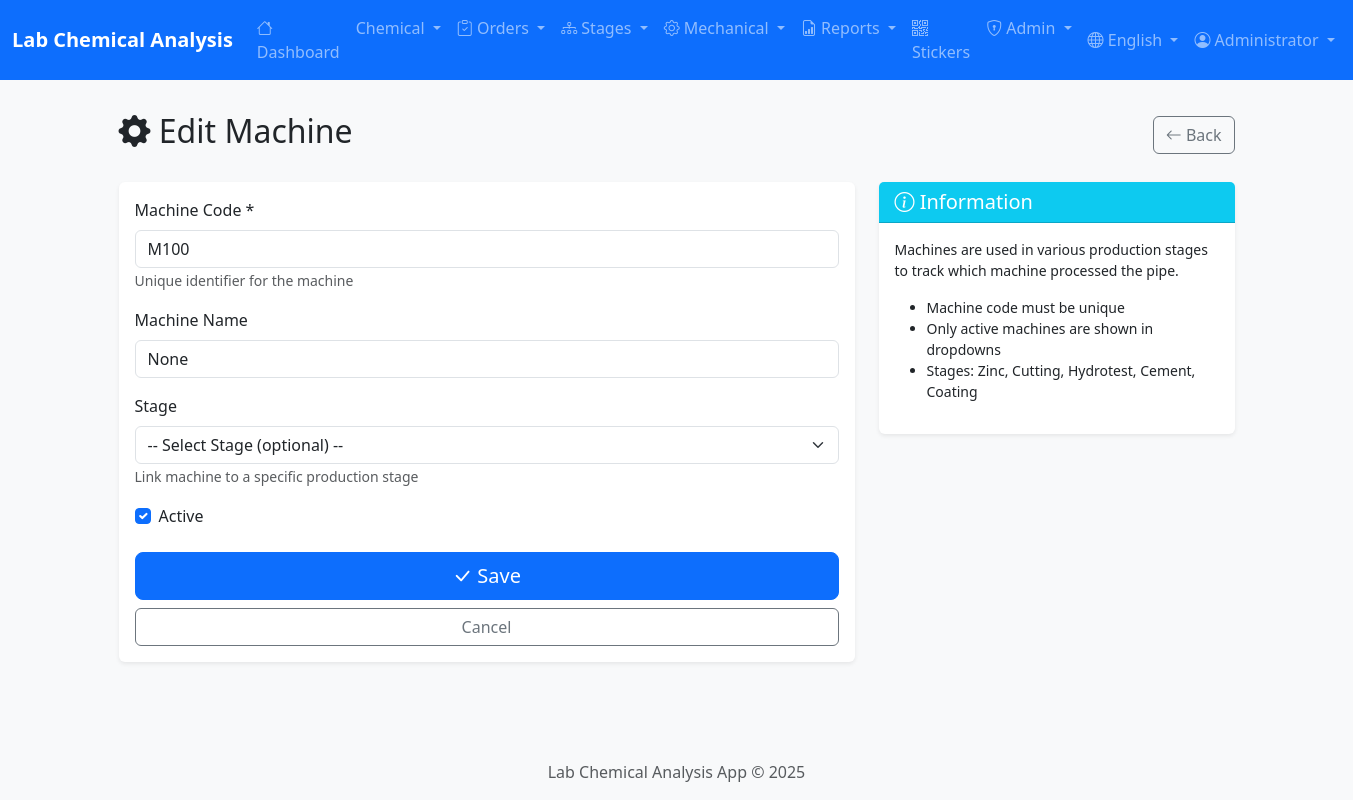
The page /admin/machines/4/edit (signed in) on the database as committed earlier.
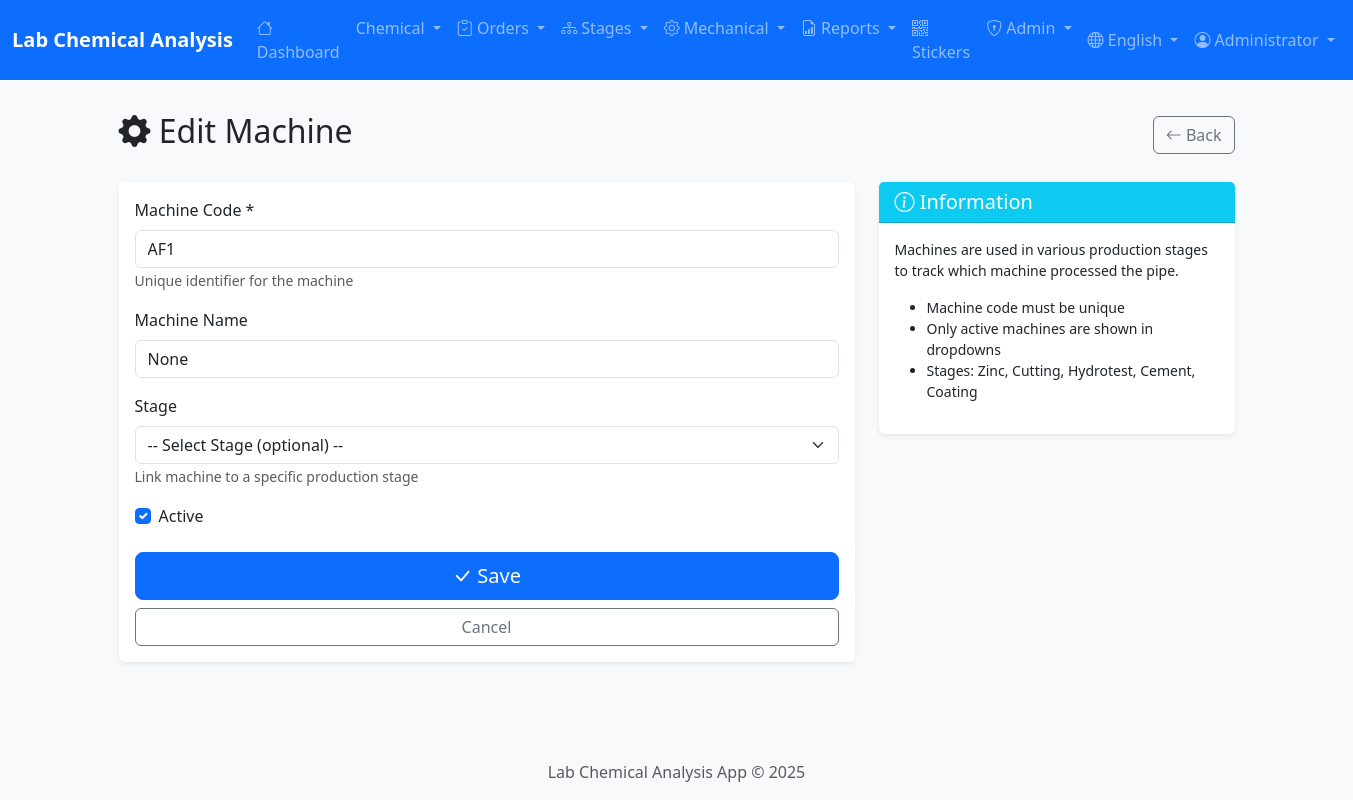
The same page on the database as committed later.
### app/models/chemical.py (models this page shows, shortened)
class Machine(db.Model):
    __tablename__ = 'machines'
    id = db.Column(db.Integer, primary_key=True)
    machine_code = db.Column(db.String(20), unique=True, nullable=False)
    machine_name = db.Column(db.String(100))
    stage = db.Column(db.String(50))  # CCM, Annealing, Zinc, etc.
    is_active = db.Column(db.Boolean, default=True)
    pipes = db.relationship('Pipe', back_populates='machine', lazy='dynamic')

### app/routes/admin.py (the view, shortened to what this page needs)
@admin_bp.route('/machines/<int:id>/edit', methods=['GET', 'POST'])
@login_required
@admin_required
def edit_machine(id):
    machine = Machine.query.get_or_404(id)
    production_stages = ['Zinc', 'Cutting', 'Hydrotest', 'Cement', 'Coating']
    return render_template('admin/machine_form.html',
                          machine=machine,
                          stages=production_stages)

### app/__init__.py (called while the page is built)
def get_locale():
    locale = request.cookies.get('locale')
    if locale in ['ar', 'en']:
        return locale
    return request.accept_languages.best_match(['ar', 'en']) or 'en'

### app/models/user.py (called while the page is built)
    @property
    def is_admin(self):
        return self.role == self.ROLE_ADMIN

### app/routes/admin.py (called while the page is built)
def admin_required(f):
    @wraps(f)
    def decorated_function(*args, **kwargs):
        if not current_user.is_authenticated or not current_user.is_admin:
            flash('Access denied. Admin privileges required.', 'error')
            return redirect(url_for('main.index'))
        return f(*args, **kwargs)
    return decorated_function

### app/templates/admin/machine_form.html (shortened to what the changed rows need)
{% extends 'base.html' %}
{% block content %}
<div class="container">
    <div class="d-flex justify-content-between align-items-center mb-4">
        <h2>
            <i class="bi bi-gear-fill"></i>
            {% if machine %}
                {{ 'تعديل الماكينة' if session.get('lang') == 'ar' else 'Edit Machine' }}
            {% else %}
                {{ 'إضافة ماكينة جديدة' if session.get('lang') == 'ar' else 'Add New Machine' }}
            {% endif %}
        </h2>
    </div>
    <div class="row">
        <div class="col-lg-8">
            <div class="card border-0 shadow-sm">
                <div class="card-body">
                    <form method="POST">
                        <div class="mb-3">
                            <label class="form-label">{{ 'رمز الماكينة' if session.get('lang') == 'ar' else 'Machine Code' }} *</label>
                            <input type="text" name="machine_code" class="form-control" required
                                   value="{{ machine.machine_code if machine else '' }}"
                                   placeholder="e.g., ZC1, HT2, BC3">
                            <small class="text-muted">{{ 'رمز فريد للماكينة' if session.get('lang') == 'ar' else 'Unique identifier for the machine' }}</small>
                        </div>
                        <div class="mb-3">
                            <label class="form-label">{{ 'اسم الماكينة' if session.get('lang') == 'ar' else 'Machine Name' }}</label>
                            <input type="text" name="machine_name" class="form-control"
                                   value="{{ machine.machine_name if machine else '' }}"
                                   placeholder="{{ 'الاسم الوصفي (اختياري)' if session.get('lang') == 'ar' else 'Descriptive name (optional)' }}">
                        </div>
                    </form>
                </div>
            </div>
        </div>
    </div>
</div>
{% endblock %}

Rows that differ between the two databases and show on the page:
changed Machine "None": machine_code "M100" → "AF1"
